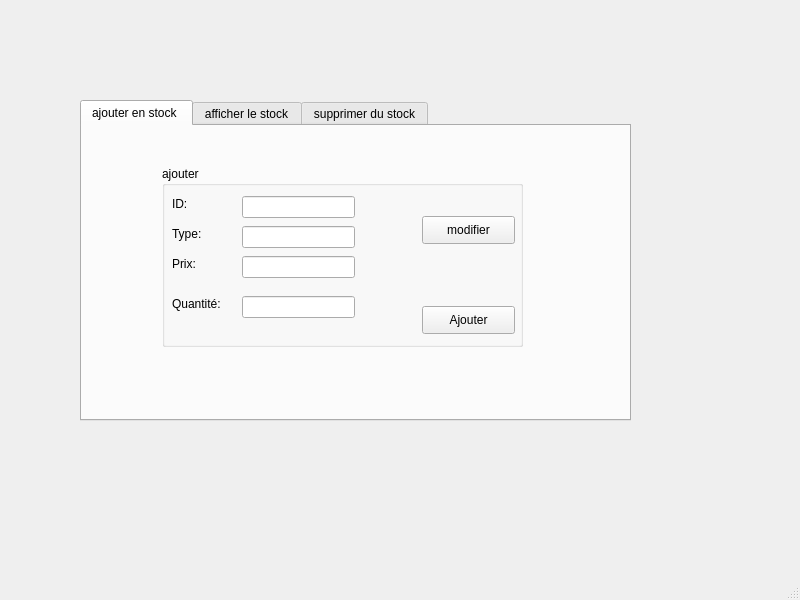
<?xml version="1.0" encoding="UTF-8"?>
<ui version="4.0">
 <class>MainWindow</class>
 <widget class="QMainWindow" name="MainWindow">
  <property name="geometry">
   <rect>
    <x>0</x>
    <y>0</y>
    <width>800</width>
    <height>600</height>
   </rect>
  </property>
  <property name="windowTitle">
   <string>MainWindow</string>
  </property>
  <widget class="QWidget" name="centralwidget">
   <widget class="QTabWidget" name="tabWidget">
    <property name="geometry">
     <rect>
      <x>80</x>
      <y>100</y>
      <width>551</width>
      <height>321</height>
     </rect>
    </property>
    <property name="currentIndex">
     <number>0</number>
    </property>
    <widget class="QWidget" name="tab">
     <attribute name="title">
      <string>ajouter en stock </string>
     </attribute>
     <widget class="QGroupBox" name="groupBox_3">
      <property name="geometry">
       <rect>
        <x>80</x>
        <y>40</y>
        <width>361</width>
        <height>181</height>
       </rect>
      </property>
      <property name="title">
       <string>ajouter</string>
      </property>
      <widget class="QLabel" name="ID">
       <property name="geometry">
        <rect>
         <x>10</x>
         <y>30</y>
         <width>56</width>
         <height>16</height>
        </rect>
       </property>
       <property name="text">
        <string>ID:</string>
       </property>
      </widget>
      <widget class="QLabel" name="type">
       <property name="geometry">
        <rect>
         <x>10</x>
         <y>60</y>
         <width>56</width>
         <height>16</height>
        </rect>
       </property>
       <property name="text">
        <string>Type:</string>
       </property>
      </widget>
      <widget class="QLabel" name="prix">
       <property name="geometry">
        <rect>
         <x>10</x>
         <y>90</y>
         <width>56</width>
         <height>16</height>
        </rect>
       </property>
       <property name="text">
        <string>Prix:</string>
       </property>
      </widget>
      <widget class="QLabel" name="quantite">
       <property name="geometry">
        <rect>
         <x>10</x>
         <y>130</y>
         <width>56</width>
         <height>16</height>
        </rect>
       </property>
       <property name="text">
        <string>Quantité:</string>
       </property>
      </widget>
      <widget class="QLineEdit" name="idajout">
       <property name="geometry">
        <rect>
         <x>80</x>
         <y>30</y>
         <width>113</width>
         <height>22</height>
        </rect>
       </property>
      </widget>
      <widget class="QLineEdit" name="typeajout">
       <property name="geometry">
        <rect>
         <x>80</x>
         <y>60</y>
         <width>113</width>
         <height>22</height>
        </rect>
       </property>
      </widget>
      <widget class="QLineEdit" name="prixajout">
       <property name="geometry">
        <rect>
         <x>80</x>
         <y>90</y>
         <width>113</width>
         <height>22</height>
        </rect>
       </property>
      </widget>
      <widget class="QLineEdit" name="quantiteajout">
       <property name="geometry">
        <rect>
         <x>80</x>
         <y>130</y>
         <width>113</width>
         <height>22</height>
        </rect>
       </property>
      </widget>
      <widget class="QPushButton" name="Ajouter">
       <property name="geometry">
        <rect>
         <x>260</x>
         <y>140</y>
         <width>93</width>
         <height>28</height>
        </rect>
       </property>
       <property name="text">
        <string>Ajouter</string>
       </property>
      </widget>
      <widget class="QPushButton" name="modifier">
       <property name="geometry">
        <rect>
         <x>260</x>
         <y>50</y>
         <width>93</width>
         <height>28</height>
        </rect>
       </property>
       <property name="text">
        <string>modifier</string>
       </property>
      </widget>
     </widget>
    </widget>
    <widget class="QWidget" name="tab_2">
     <attribute name="title">
      <string>afficher le stock</string>
     </attribute>
     <widget class="QTableView" name="tab_stock">
      <property name="geometry">
       <rect>
        <x>15</x>
        <y>21</y>
        <width>311</width>
        <height>211</height>
       </rect>
      </property>
     </widget>
    </widget>
    <widget class="QWidget" name="tab_3">
     <attribute name="title">
      <string>supprimer du stock</string>
     </attribute>
     <widget class="QGroupBox" name="groupBox">
      <property name="geometry">
       <rect>
        <x>50</x>
        <y>70</y>
        <width>361</width>
        <height>181</height>
       </rect>
      </property>
      <property name="title">
       <string>supprimer</string>
      </property>
      <widget class="QLabel" name="label">
       <property name="geometry">
        <rect>
         <x>10</x>
         <y>30</y>
         <width>56</width>
         <height>16</height>
        </rect>
       </property>
       <property name="text">
        <string>ID:</string>
       </property>
      </widget>
      <widget class="QLabel" name="label_2">
       <property name="geometry">
        <rect>
         <x>10</x>
         <y>60</y>
         <width>56</width>
         <height>16</height>
        </rect>
       </property>
       <property name="text">
        <string>Type:</string>
       </property>
      </widget>
      <widget class="QLabel" name="label_3">
       <property name="geometry">
        <rect>
         <x>10</x>
         <y>90</y>
         <width>56</width>
         <height>16</height>
        </rect>
       </property>
       <property name="text">
        <string>Prix:</string>
       </property>
      </widget>
      <widget class="QLabel" name="label_4">
       <property name="geometry">
        <rect>
         <x>10</x>
         <y>130</y>
         <width>56</width>
         <height>16</height>
        </rect>
       </property>
       <property name="text">
        <string>Quantité:</string>
       </property>
      </widget>
      <widget class="QLineEdit" name="IDsupp">
       <property name="geometry">
        <rect>
         <x>80</x>
         <y>30</y>
         <width>113</width>
         <height>22</height>
        </rect>
       </property>
      </widget>
      <widget class="QLineEdit" name="Typesupp">
       <property name="geometry">
        <rect>
         <x>80</x>
         <y>60</y>
         <width>113</width>
         <height>22</height>
        </rect>
       </property>
      </widget>
      <widget class="QLineEdit" name="Prixsupp">
       <property name="geometry">
        <rect>
         <x>80</x>
         <y>90</y>
         <width>113</width>
         <height>22</height>
        </rect>
       </property>
      </widget>
      <widget class="QLineEdit" name="Quantitesupp">
       <property name="geometry">
        <rect>
         <x>80</x>
         <y>130</y>
         <width>113</width>
         <height>22</height>
        </rect>
       </property>
      </widget>
      <widget class="QPushButton" name="Supp">
       <property name="geometry">
        <rect>
         <x>260</x>
         <y>140</y>
         <width>93</width>
         <height>28</height>
        </rect>
       </property>
       <property name="text">
        <string>Supprimer</string>
       </property>
      </widget>
     </widget>
    </widget>
   </widget>
  </widget>
  <widget class="QMenuBar" name="menubar">
   <property name="geometry">
    <rect>
     <x>0</x>
     <y>0</y>
     <width>800</width>
     <height>26</height>
    </rect>
   </property>
  </widget>
  <widget class="QStatusBar" name="statusbar"/>
 </widget>
 <resources/>
 <connections/>
</ui>
